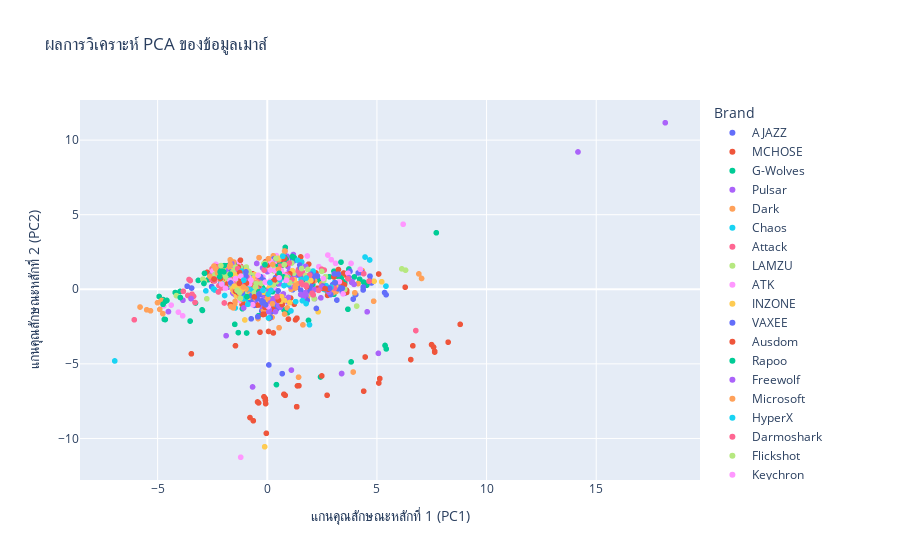

The notebook cell saved with this chart:
### Markdown cell above
#  **Find Similar Mouse using Euclidean Distance Similarity**

### Code cell
import numpy as np

# 1. กำหนด "คลังเมาส์" ของคุณ
my_mouse_collection = ['Viper Mini Signature Edition', 'MAD R Major', 'Susanto-X', 'Y2 Pro']
df_my_collection = df_pca[df_pca['Model'].isin(my_mouse_collection)]

# 2. คำนวณ "โปรไฟล์เมาส์ในอุดมคติ"
ideal_mouse_profile = df_my_collection[['PC1', 'PC2']].mean().values

# 3. คำนวณ Euclidean Distance ของทุกเมาส์จากจุดศูนย์กลาง
distances = np.linalg.norm(df_pca[['PC1', 'PC2']].values - ideal_mouse_profile, axis=1)
df_pca['Distance_to_Ideal'] = distances

# 4. จัดอันดับเมาส์ที่ใกล้เคียงที่สุด (ไม่รวมเมาส์ที่มีอยู่แล้วในคลัง)
recommendations = df_pca[~df_pca['Model'].isin(my_mouse_collection)] \
    .sort_values('Distance_to_Ideal', ascending=True).head(5)

print(f"จุดศูนย์กลาง (Ideal Profile) ในแกน PCA: {ideal_mouse_profile}")
print("\n--- 5 อันดับเมาส์แนะนำที่ใกล้เคียงกับสไตล์ของคุณที่สุด ---")
print(recommendations[['Model', 'Brand', 'Distance_to_Ideal']])

# 5. พล็อตกราฟแสดง Ideal Profile
fig.add_scatter(
    x=[ideal_mouse_profile[0]],
    y=[ideal_mouse_profile[1]],
    mode='markers',
    marker=dict(symbol='star', color='red', size=15),
    name='Ideal Profile (จุดศูนย์กลาง)'
)
fig.show()
